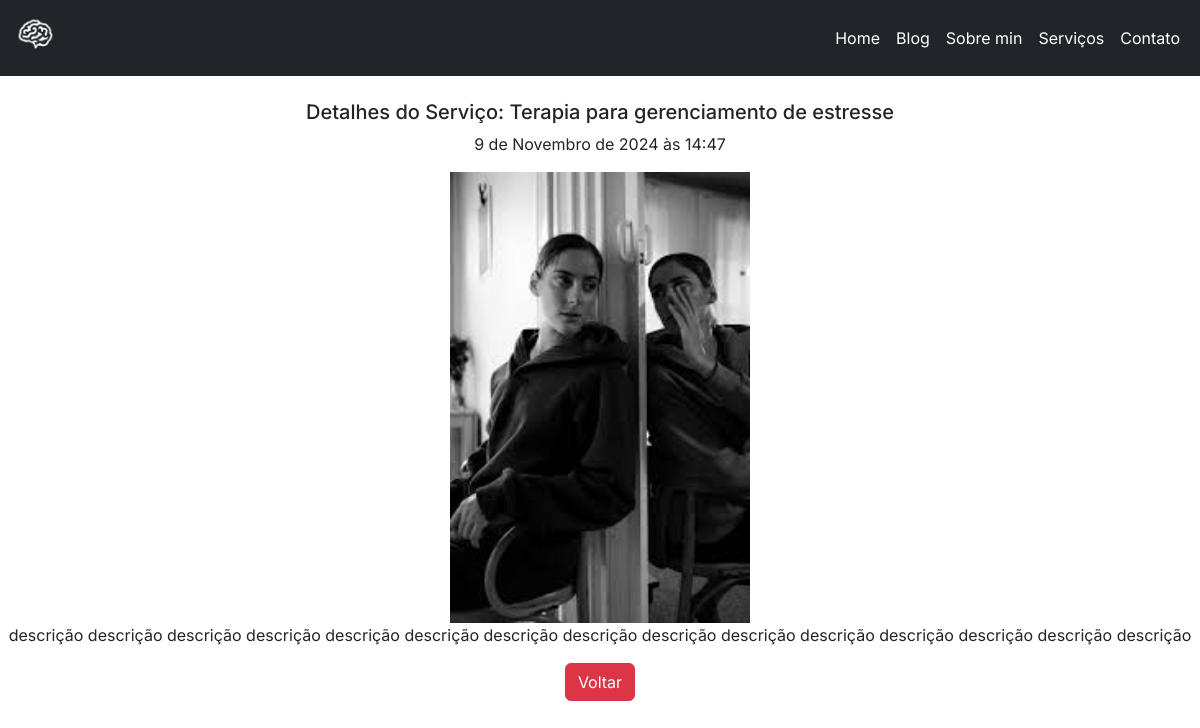
Page /service_detail/1/ on the committed database.
### siteweb/models.py (models this page shows, shortened)
class Posts(models.Model):
    title = models.CharField(max_length=100)
    description = models.TextField()
    image = models.ImageField(upload_to='images/')
    create_at = models.DateTimeField(auto_now_add=True)
    class Meta:  # adicionar isso
        verbose_name = 'Post'
        verbose_name_plural = 'Posts'
        ordering = ['id']

### siteweb/views.py (the view)
# urls.py: path('service_detail/<int:id>/', views.service_detail, name='service-detail'),
def service_detail(request, id):
    template_name = 'service-detail.html' # template
    post = Posts.objects.get(id=id) # Metodo Get
    context = { # cria context para chamar no template
        'post': post
        }
    return render(request, template_name, context) # render

### siteweb/templates/service-detail.html (shortened to what this page needs)
{% extends "base.html" %}
{% block conteudo %}
{% load static %}
<link rel="stylesheet" href="{% static '/styles/cssservico/servico-d.css' %}">
<link rel="stylesheet" href="https://cdnjs.cloudflare.com/ajax/libs/font-awesome/6.6.0/css/all.min.css" />
<div class="detalhe" style="padding-top: 100px;">
            <div class="text-center">
                <h5>Detalhes do Serviço: {{post.title}}</h5>
                <p>{{post.create_at}}</p>
                <img src="{{post.image.url}}" width="300" alt="{{post.title}}">
                <p>{{post.description}}</p>
                <a class="btn btn-danger" href="{% url 'servicos' %}">Voltar</a>
            </div>
</div>
{% endblock conteudo %}

### static/styles/cssservicos/servico-d.css (style rules this page uses)
* { text-decoration: none; font-family: "Inter", sans-serif; list-style: none; scroll-behavior: smooth; }

### rows in the picture
Posts: title "Terapia para gerenciamento de estresse", create_at "9 de Novembro de 2024 às 14:47", image (picture), description "descrição descrição descrição descrição descrição descrição descrição descrição descrição descrição descrição descrição descrição descrição descrição"
